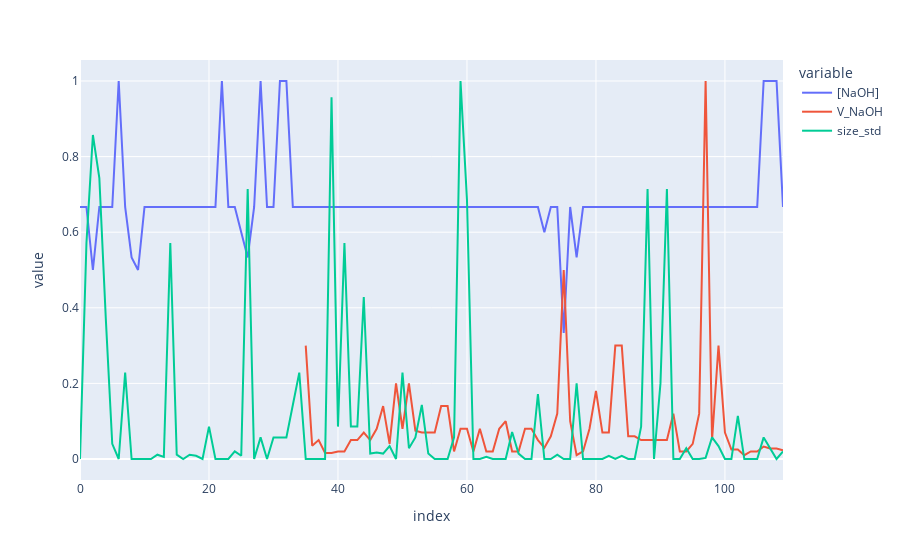
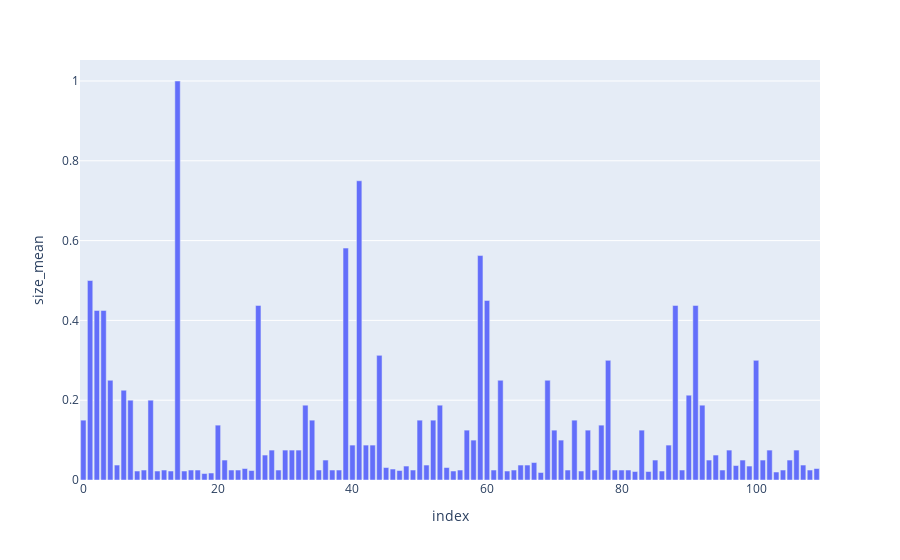
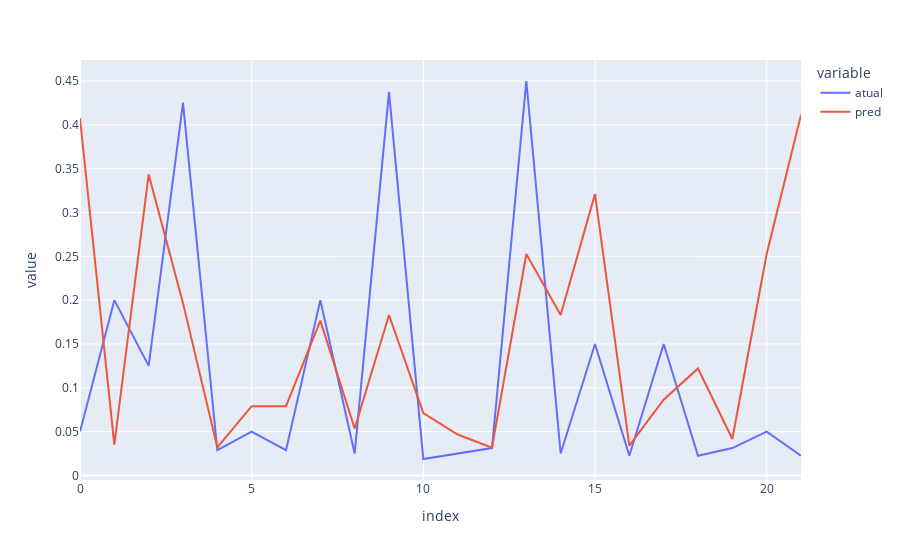

The notebook cell these images were saved under, in order:
### Code cell
%run "nanomorfo_class.ipynb"

### Figure 1 — Plotly figure (JSON) as saved in the notebook; plotly's stock layout.template omitted (floating-point values rounded to 4 significant figures)
{"data": [{"hovertemplate": "variable=[NaOH]<br>index=%{x}<br>value=%{y}<extra></extra>", "legendgroup": "[NaOH]", "line": {"color": "#636efa", "dash": "solid"}, "marker": {"symbol": "circle"}, "mode": "lines", "name": "[NaOH]", "orientation": "v", "showlegend": true, "type": "scatter", "x": [0, 1, 2, 3, 4, 5, 6, 7, 8, 9, 10, 11, 12, 13, 14, 15, 16, 17, 18, 19, 20, 21, 22, 23, 24, 25, 26, 27, 28, 29, 30, 31, 32, 33, 34, 35, 36, 37, 38, 39, 40, 41, 42, 43, 44, 45, 46, 47, 48, 49, 50, 51, 52, 53, 54, 55, 56, 57, 58, 59, 60, 61, 62, 63, 64, 65, 66, 67, 68, 69, 70, 71, 72, 73, 74, 75, 76, 77, 78, 79, 80, 81, 82, 83, 84, 85, 86, 87, 88, 89, 90, 91, 92, 93, 94, 95, 96, 97, 98, 99, 100, 101, 102, 103, 104, 105, 106, 107, 108, 109], "xaxis": "x", "y": [0.6667, 0.6667, 0.5, 0.6667, 0.6667, 0.6667, 1, 0.6667, 0.5333, 0.5, 0.6667, 0.6667, 0.6667, 0.6667, 0.6667, 0.6667, 0.6667, 0.6667, 0.6667, 0.6667, 0.6667, 0.6667, 1, 0.6667, 0.6667, 0.6, 0.5333, 0.6667, 1, 0.6667, 0.6667, 1, 1, 0.6667, 0.6667, 0.6667, 0.6667, 0.6667, 0.6667, 0.6667, 0.6667, 0.6667, 0.6667, 0.6667, 0.6667, 0.6667, 0.6667, 0.6667, 0.6667, 0.6667, 0.6667, 0.6667, 0.6667, 0.6667, 0.6667, 0.6667, 0.6667, 0.6667, 0.6667, 0.6667, 0.6667, 0.6667, 0.6667, 0.6667, 0.6667, 0.6667, 0.6667, 0.6667, 0.6667, 0.6667, 0.6667, 0.6667, 0.6, 0.6667, 0.6667, 0.3333, 0.6667, 0.5333, 0.6667, 0.6667, 0.6667, 0.6667, 0.6667, 0.6667, 0.6667, 0.6667, 0.6667, 0.6667, 0.6667, 0.6667, 0.6667, 0.6667, 0.6667, 0.6667, 0.6667, 0.6667, 0.6667, 0.6667, 0.6667, 0.6667, 0.6667, 0.6667, 0.6667, 0.6667, 0.6667, 0.6667, 1, 1, 1, 0.6667], "yaxis": "y"}, {"hovertemplate": "variable=V_NaOH<br>index=%{x}<br>value=%{y}<extra></extra>", "legendgroup": "V_NaOH", "line": {"color": "#EF553B", "dash": "solid"}, "marker": {"symbol": "circle"}, "mode": "lines", "name": "V_NaOH", "orientation": "v", "showlegend": true, "type": "scatter", "x": [0, 1, 2, 3, 4, 5, 6, 7, 8, 9, 10, 11, 12, 13, 14, 15, 16, 17, 18, 19, 20, 21, 22, 23, 24, 25, 26, 27, 28, 29, 30, 31, 32, 33, 34, 35, 36, 37, 38, 39, 40, 41, 42, 43, 44, 45, 46, 47, 48, 49, 50, 51, 52, 53, 54, 55, 56, 57, 58, 59, 60, 61, 62, 63, 64, 65, 66, 67, 68, 69, 70, 71, 72, 73, 74, 75, 76, 77, 78, 79, 80, 81, 82, 83, 84, 85, 86, 87, 88, 89, 90, 91, 92, 93, 94, 95, 96, 97, 98, 99, 100, 101, 102, 103, 104, 105, 106, 107, 108, 109], "xaxis": "x", "y": [null, null, null, null, null, null, null, null, null, null, null, null, null, null, null, null, null, null, null, null, 0.09, null, null, null, null, null, null, null, null, null, null, null, null, null, null, 0.3, 0.035, 0.05, 0.016, 0.016, 0.02, 0.02, 0.05, 0.05, 0.07, 0.05, 0.08, 0.14, 0.04, 0.2, 0.08, 0.2, 0.075, 0.07, 0.07, 0.07, 0.14, 0.14, 0.02, 0.08, 0.08, 0.02, 0.08, 0.02, 0.02, 0.08, 0.1, 0.02, 0.02, 0.08, 0.08, 0.05, 0.03, 0.06, 0.12, 0.5, 0.1, 0.01, 0.02, 0.08, 0.18, 0.07, 0.07, 0.3, 0.3, 0.06, 0.06, 0.05, 0.05, 0.05, 0.05, 0.05, 0.12, 0.02, 0.02, 0.04, 0.12, 1, 0.05, 0.3, 0.07, 0.025, 0.025, 0.01, 0.02, 0.02, 0.033, 0.028, 0.028, 0.023], "yaxis": "y"}, {"hovertemplate": "variable=size_std<br>index=%{x}<br>value=%{y}<extra></extra>", "legendgroup": "size_std", "line": {"color": "#00cc96", "dash": "solid"}, "marker": {"symbol": "circle"}, "mode": "lines", "name": "size_std", "orientation": "v", "showlegend": true, "type": "scatter", "x": [0, 1, 2, 3, 4, 5, 6, 7, 8, 9, 10, 11, 12, 13, 14, 15, 16, 17, 18, 19, 20, 21, 22, 23, 24, 25, 26, 27, 28, 29, 30, 31, 32, 33, 34, 35, 36, 37, 38, 39, 40, 41, 42, 43, 44, 45, 46, 47, 48, 49, 50, 51, 52, 53, 54, 55, 56, 57, 58, 59, 60, 61, 62, 63, 64, 65, 66, 67, 68, 69, 70, 71, 72, 73, 74, 75, 76, 77, 78, 79, 80, 81, 82, 83, 84, 85, 86, 87, 88, 89, 90, 91, 92, 93, 94, 95, 96, 97, 98, 99, 100, 101, 102, 103, 104, 105, 106, 107, 108, 109], "xaxis": "x", "y": [0, 0.5714, 0.8571, 0.7429, 0.3714, 0.04, 0, 0.2286, 0, 0, 0, 0, 0.01143, 0.005714, 0.5714, 0.01143, 0, 0.01143, 0.008571, 0, 0.08571, 0, 0, 0, 0.02, 0.008571, 0.7143, 0, 0.05714, 0, 0.05714, 0.05714, 0.05714, 0.1429, 0.2286, 0, 0, 0, 0, 0.9571, 0.08571, 0.5714, 0.08571, 0.08571, 0.4286, 0.01429, 0.01714, 0.01429, 0.03429, 0, 0.2286, 0.02857, 0.05714, 0.1429, 0.01429, 0, 0, 0, 0.05714, 1, 0.6857, 0, 0, 0.005714, 0, 0, 0, 0.07143, 0.01429, 0, 0, 0.1714, 0, 0, 0.01143, 0, 0, 0.2, 0, 0, 0, 0, 0.008571, 0, 0.008571, 0, 0, 0.08571, 0.7143, 0, 0.2, 0.7143, 0, 0, 0.02857, 0, 0, 0.002857, 0.05714, 0.03429, 0, 0, 0.1143, 0, 0, 0, 0.05714, 0.02857, 0, 0.02], "yaxis": "y"}], "layout": {"legend": {"title": {"text": "variable"}, "tracegroupgap": 0}, "margin": {"t": 60}, "xaxis": {"anchor": "y", "domain": [0, 1], "title": {"text": "index"}}, "yaxis": {"anchor": "x", "domain": [0, 1], "title": {"text": "value"}}}}

### Figure 2 — Plotly figure (JSON) as saved in the notebook; plotly's stock layout.template omitted (floating-point values rounded to 4 significant figures)
{"data": [{"alignmentgroup": "True", "hovertemplate": "index=%{x}<br>size_mean=%{y}<extra></extra>", "legendgroup": "", "marker": {"color": "#636efa", "pattern": {"shape": ""}}, "name": "", "offsetgroup": "", "orientation": "v", "showlegend": false, "textposition": "auto", "type": "bar", "x": [0, 1, 2, 3, 4, 5, 6, 7, 8, 9, 10, 11, 12, 13, 14, 15, 16, 17, 18, 19, 20, 21, 22, 23, 24, 25, 26, 27, 28, 29, 30, 31, 32, 33, 34, 35, 36, 37, 38, 39, 40, 41, 42, 43, 44, 45, 46, 47, 48, 49, 50, 51, 52, 53, 54, 55, 56, 57, 58, 59, 60, 61, 62, 63, 64, 65, 66, 67, 68, 69, 70, 71, 72, 73, 74, 75, 76, 77, 78, 79, 80, 81, 82, 83, 84, 85, 86, 87, 88, 89, 90, 91, 92, 93, 94, 95, 96, 97, 98, 99, 100, 101, 102, 103, 104, 105, 106, 107, 108, 109], "xaxis": "x", "y": [0.15, 0.5, 0.425, 0.425, 0.25, 0.0375, 0.225, 0.2, 0.0225, 0.025, 0.2, 0.0225, 0.025, 0.0225, 1, 0.0225, 0.025, 0.025, 0.01625, 0.0175, 0.1375, 0.05, 0.025, 0.025, 0.02875, 0.02375, 0.4375, 0.0625, 0.075, 0.025, 0.075, 0.075, 0.075, 0.1875, 0.15, 0.025, 0.05, 0.025, 0.025, 0.5813, 0.0875, 0.75, 0.0875, 0.0875, 0.3125, 0.03125, 0.0275, 0.02375, 0.035, 0.025, 0.15, 0.0375, 0.15, 0.1875, 0.03125, 0.0225, 0.025, 0.125, 0.1, 0.5625, 0.45, 0.025, 0.25, 0.0225, 0.025, 0.0375, 0.0375, 0.04375, 0.01875, 0.25, 0.125, 0.1, 0.025, 0.15, 0.0225, 0.125, 0.025, 0.1375, 0.3, 0.025, 0.025, 0.025, 0.02125, 0.125, 0.02125, 0.05, 0.0225, 0.0875, 0.4375, 0.025, 0.2125, 0.4375, 0.1875, 0.05, 0.0625, 0.025, 0.075, 0.03625, 0.05, 0.035, 0.3, 0.05, 0.075, 0.02, 0.025, 0.05, 0.075, 0.0375, 0.025, 0.02875], "yaxis": "y"}], "layout": {"barmode": "relative", "legend": {"tracegroupgap": 0}, "margin": {"t": 60}, "xaxis": {"anchor": "y", "domain": [0, 1], "title": {"text": "index"}}, "yaxis": {"anchor": "x", "domain": [0, 1], "title": {"text": "size_mean"}}}}

### Figure 3 — Plotly figure (JSON) as saved in the notebook; plotly's stock layout.template omitted (floating-point values rounded to 4 significant figures)
{"data": [{"hovertemplate": "variable=atual<br>index=%{x}<br>value=%{y}<extra></extra>", "legendgroup": "atual", "line": {"color": "#636efa", "dash": "solid"}, "marker": {"symbol": "circle"}, "mode": "lines", "name": "atual", "orientation": "v", "showlegend": true, "type": "scatter", "x": [0, 1, 2, 3, 4, 5, 6, 7, 8, 9, 10, 11, 12, 13, 14, 15, 16, 17, 18, 19, 20, 21], "xaxis": "x", "y": [0.05, 0.2, 0.125, 0.425, 0.02875, 0.05, 0.02875, 0.2, 0.025, 0.4375, 0.01875, 0.025, 0.03125, 0.45, 0.025, 0.15, 0.0225, 0.15, 0.0225, 0.03125, 0.05, 0.0225], "yaxis": "y"}, {"hovertemplate": "variable=pred<br>index=%{x}<br>value=%{y}<extra></extra>", "legendgroup": "pred", "line": {"color": "#EF553B", "dash": "solid"}, "marker": {"symbol": "circle"}, "mode": "lines", "name": "pred", "orientation": "v", "showlegend": true, "type": "scatter", "x": [0, 1, 2, 3, 4, 5, 6, 7, 8, 9, 10, 11, 12, 13, 14, 15, 16, 17, 18, 19, 20, 21], "xaxis": "x", "y": [0.4074, 0.03523, 0.3434, 0.1966, 0.032, 0.07896, 0.07896, 0.1766, 0.05355, 0.1831, 0.07108, 0.04669, 0.03159, 0.2527, 0.1831, 0.321, 0.03396, 0.08642, 0.122, 0.04155, 0.2527, 0.4114], "yaxis": "y"}], "layout": {"legend": {"title": {"text": "variable"}, "tracegroupgap": 0}, "margin": {"t": 60}, "xaxis": {"anchor": "y", "domain": [0, 1], "title": {"text": "index"}}, "yaxis": {"anchor": "x", "domain": [0, 1], "title": {"text": "value"}}}}
